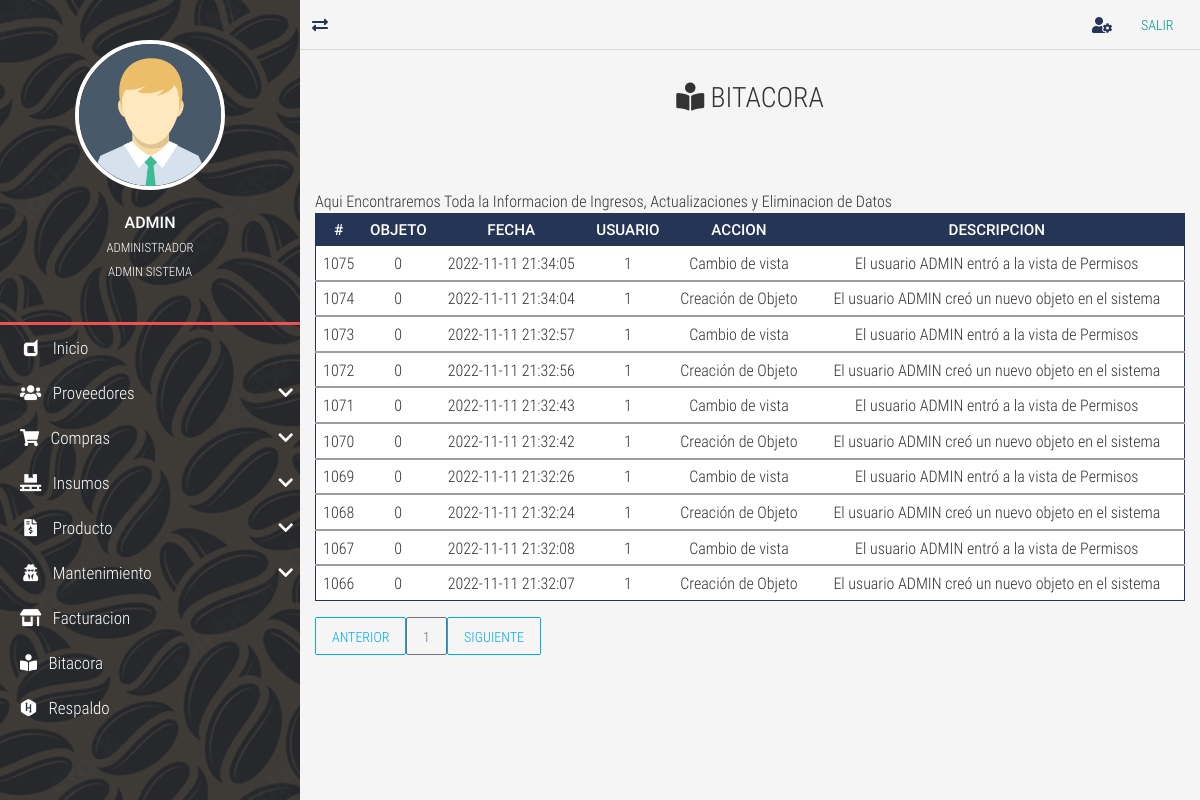
/bitacora/ (signed in), run on an earlier commit of the app's database.
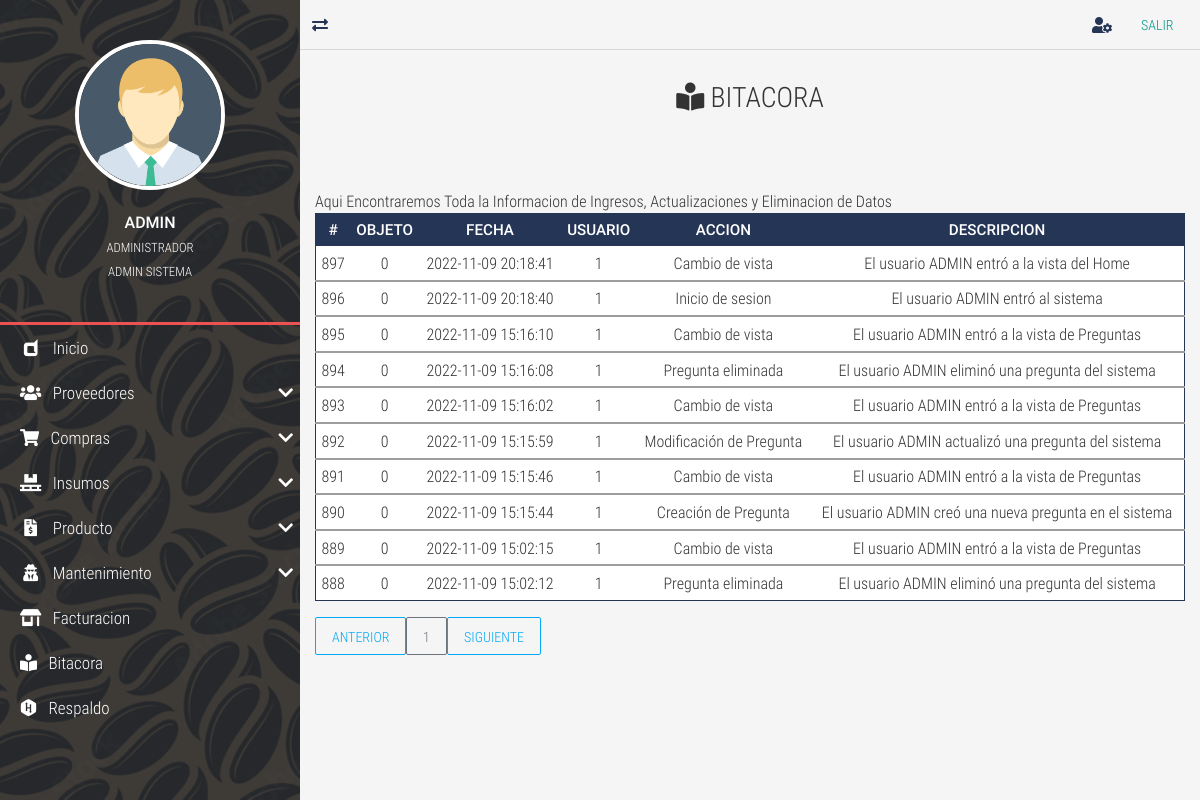
And on a later commit of the database.
### tables this page shows
CREATE TABLE `TBL_bitacora` (
  `id_bitacora` int NOT NULL AUTO_INCREMENT,
  `id_objeto` int DEFAULT NULL,
  `fecha` datetime NOT NULL,
  `id_usuario` int DEFAULT NULL,
  `accion` tinytext NOT NULL COMMENT 'accion realizada si es un ingreso nuevo, actualizacion. eliminacion o una consulta.',
  `descripcion` text,
  PRIMARY KEY (`id_bitacora`),
  KEY `FK_TBL_bitacora_TBL_usuarios` (`id_usuario`),
  CONSTRAINT `FK_TBL_bitacora_TBL_usuarios` FOREIGN KEY (`id_usuario`) REFERENCES `TBL_usuarios` (`id_usuario`)
);

### controladores/vistasControlador.php (called while the page is built, shortened)
<?php
	class vistasControlador extends vistasModelo{
		public function obtener_plantilla_controlador(){
			return require_once "./vistas/plantilla.php";
		}
	}

### index.php (called while the page is built, shortened)
<?php
	require_once "./controladores/vistasControlador.php";
	$plantilla = new vistasControlador();
	$plantilla->obtener_plantilla_controlador();

### vistas/contenidos/bitacora-view.php (the view)
<div class="full-box page-header">
	<h3 class="text-center">
		<i class="fas fa-book-reader"></i> BITACORA
	</h3>
</div>
<div class="container-fluid">
	<div class="table-responsive">
    <caption>Aqui Encontraremos Toda la Informacion de Ingresos, Actualizaciones y  Eliminacion de Datos</caption>
	<table class="table table-dark table-sm" id="tblDatos">
		<thead>
			<tr class="text-center roboto-medium">
				<th>#</th>
				<th>OBJETO</th>
				<th>FECHA</th>
				<th>USUARIO</th>
				<th>ACCION</th>
				<th>DESCRIPCION</th>
			</tr>
		</thead>
		<?php
			include ("./cone.php");
			$sql="SELECT * FROM TBL_bitacora WHERE id_bitacora ORDER BY id_bitacora DESC ";
			$result=mysqli_query($conexion,$sql);
			while($mostrar=mysqli_fetch_assoc ($result)){
		?>
				<tbody>
					<tr class="text-center" >
						<td><?php echo $mostrar['id_bitacora']?></td>
						<td><?php echo $mostrar['id_objeto']?></td>
						<td><?php echo $mostrar['fecha']?></td>
						<td><?php echo $mostrar['id_usuario']?></td>
						<td><?php echo $mostrar['accion']?></td>
						<td><?php echo $mostrar['descripcion']?></td>
					</tr>
				</tbody>
		<?php
			}
		?>
	</table>
	<div id="paginador" class=""></div>

What changed in the data, as far as the page shows it:
removed tbl_bitacora: id_bitacora "1075", id_objeto "0", fecha "2022-11-11 21:34:05", id_usuario "1", accion "Cambio de vista", descripcion "El usuario ADMIN entró a la vista de Permisos"
removed tbl_bitacora: id_bitacora "1074", id_objeto "0", fecha "2022-11-11 21:34:04", id_usuario "1", accion "Creación de Objeto", descripcion "El usuario ADMIN creó un nuevo objeto en el sistema"
removed tbl_bitacora: id_bitacora "1073", id_objeto "0", fecha "2022-11-11 21:32:57", id_usuario "1", accion "Cambio de vista", descripcion "El usuario ADMIN entró a la vista de Permisos"
removed tbl_bitacora: id_bitacora "1072", id_objeto "0", fecha "2022-11-11 21:32:56", id_usuario "1", accion "Creación de Objeto", descripcion "El usuario ADMIN creó un nuevo objeto en el sistema"
removed tbl_bitacora: id_bitacora "1071", id_objeto "0", fecha "2022-11-11 21:32:43", id_usuario "1", accion "Cambio de vista", descripcion "El usuario ADMIN entró a la vista de Permisos"
removed tbl_bitacora: id_bitacora "1070", id_objeto "0", fecha "2022-11-11 21:32:42", id_usuario "1", accion "Creación de Objeto", descripcion "El usuario ADMIN creó un nuevo objeto en el sistema"
removed tbl_bitacora: id_bitacora "1069", id_objeto "0", fecha "2022-11-11 21:32:26", id_usuario "1", accion "Cambio de vista", descripcion "El usuario ADMIN entró a la vista de Permisos"
removed tbl_bitacora: id_bitacora "1068", id_objeto "0", fecha "2022-11-11 21:32:24", id_usuario "1", accion "Creación de Objeto", descripcion "El usuario ADMIN creó un nuevo objeto en el sistema"
removed tbl_bitacora: id_bitacora "1067", id_objeto "0", fecha "2022-11-11 21:32:08", id_usuario "1", accion "Cambio de vista", descripcion "El usuario ADMIN entró a la vista de Permisos"
removed tbl_bitacora: id_bitacora "1066", id_objeto "0", fecha "2022-11-11 21:32:07", id_usuario "1", accion "Creación de Objeto", descripcion "El usuario ADMIN creó un nuevo objeto en el sistema"
now on this page (row unchanged): tbl_bitacora: id_bitacora "897", id_objeto "0", fecha "2022-11-09 20:18:41", id_usuario "1", accion "Cambio de vista", descripcion "El usuario ADMIN entró a la vista del Home"
now on this page (row unchanged): tbl_bitacora: id_bitacora "896", id_objeto "0", fecha "2022-11-09 20:18:40", id_usuario "1", accion "Inicio de sesion", descripcion "El usuario ADMIN entró al sistema"
now on this page (row unchanged): tbl_bitacora: id_bitacora "895", id_objeto "0", fecha "2022-11-09 15:16:10", id_usuario "1", accion "Cambio de vista", descripcion "El usuario ADMIN entró a la vista de Preguntas"
now on this page (row unchanged): tbl_bitacora: id_bitacora "894", id_objeto "0", fecha "2022-11-09 15:16:08", id_usuario "1", accion "Pregunta eliminada", descripcion "El usuario ADMIN eliminó una pregunta del sistema"
now on this page (row unchanged): tbl_bitacora: id_bitacora "893", id_objeto "0", fecha "2022-11-09 15:16:02", id_usuario "1", accion "Cambio de vista", descripcion "El usuario ADMIN entró a la vista de Preguntas"
now on this page (row unchanged): tbl_bitacora: id_bitacora "892", id_objeto "0", fecha "2022-11-09 15:15:59", id_usuario "1", accion "Modificación de Pregunta", descripcion "El usuario ADMIN actualizó una pregunta del sistema"
now on this page (row unchanged): tbl_bitacora: id_bitacora "891", id_objeto "0", fecha "2022-11-09 15:15:46", id_usuario "1", accion "Cambio de vista", descripcion "El usuario ADMIN entró a la vista de Preguntas"
now on this page (row unchanged): tbl_bitacora: id_bitacora "890", id_objeto "0", fecha "2022-11-09 15:15:44", id_usuario "1", accion "Creación de Pregunta", descripcion "El usuario ADMIN creó una nueva pregunta en el sistema"
now on this page (row unchanged): tbl_bitacora: id_bitacora "889", id_objeto "0", fecha "2022-11-09 15:02:15", id_usuario "1", accion "Cambio de vista", descripcion "El usuario ADMIN entró a la vista de Preguntas"
now on this page (row unchanged): tbl_bitacora: id_bitacora "888", id_objeto "0", fecha "2022-11-09 15:02:12", id_usuario "1", accion "Pregunta eliminada", descripcion "El usuario ADMIN eliminó una pregunta del sistema"
